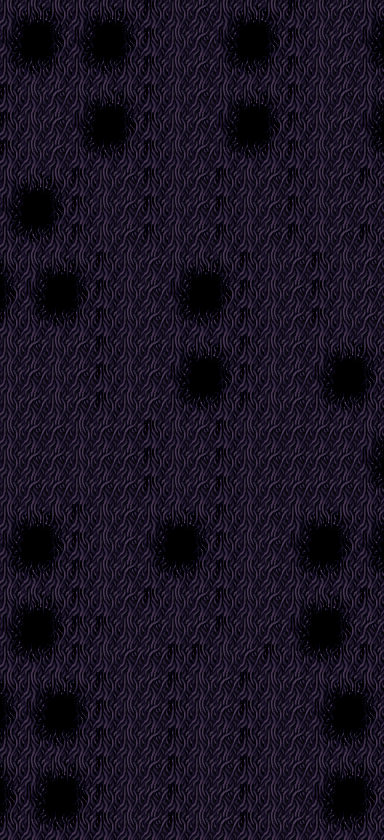

A level layout from a 2D game, rendered from its tile map. Below: a short description, then the map file with tile-grid data replaced by summaries:
An orthogonal 16x30 tile map with 24x28 px tiles, 2 tile layers (Ground, Sky), 5 tilesets and 3 objects (BrainBoss, Player Stop, PlayerStart).

<map version="1.0" orientation="orthogonal" width="16" height="30" tilewidth="24" tileheight="28">
 <tileset firstgid="1" name="shapesz" tilewidth="24" tileheight="28">
  <image source="../Tilesets/shapesz.png" width="240" height="1736" />
 </tileset>
 <tileset firstgid="621" name="shapesx" tilewidth="24" tileheight="28">
  <image source="../Tilesets/shapesx.png" width="240" height="1932" />
 </tileset>
 <tileset firstgid="1311" name="shapes)" tilewidth="24" tileheight="28">
  <image source="../Tilesets/shapes).png" width="240" height="1708" />
 </tileset>
 <tileset firstgid="1921" name="shapesy" tilewidth="24" tileheight="28">
  <image source="../Tilesets/shapesy.png" width="240" height="1876" />
 </tileset>
 <tileset firstgid="2591" name="shapesy" tilewidth="24" tileheight="28">
  <image source="../Tilesets/shapesy.png" trans="bfdcbf" width="240" height="1876" />
 </tileset>
 <layer name="Ground" width="16" height="30">
  <properties>
   <property name="LayerDepth" value="1" />
   <property name="ScrollingSpeed" value="0" />
  </properties>
  <data>[480 cells, 480 non-empty, 11 distinct tile ids]</data>
 </layer>
 <layer name="Sky" width="16" height="30">
  <properties>
   <property name="LayerDepth" value=".7" />
   <property name="ScrollingSpeed" value="0" />
  </properties>
  <data>[480 cells, 0 non-empty, 0 distinct tile ids]</data>
 </layer>
 <objectgroup name="Ships" width="16" height="30">
  <properties>
   <property name="LayerDepth" value=".4" />
   <property name="ScrollingSpeed" value="0" />
  </properties>
  <object name="Boss" type="BrainBoss" x="117" y="320" width="75" height="94" />
  <object name="Player Stop" x="8" y="56" width="373" height="31">
   <properties>
    <property name="PlayerEnd" value="End" />
   </properties>
  </object>
  <object name="PlayerStart" x="155" y="478" width="59" height="19">
   <properties>
    <property name="PlayerStart" value="Start" />
   </properties>
  </object>
 </objectgroup>
</map>
